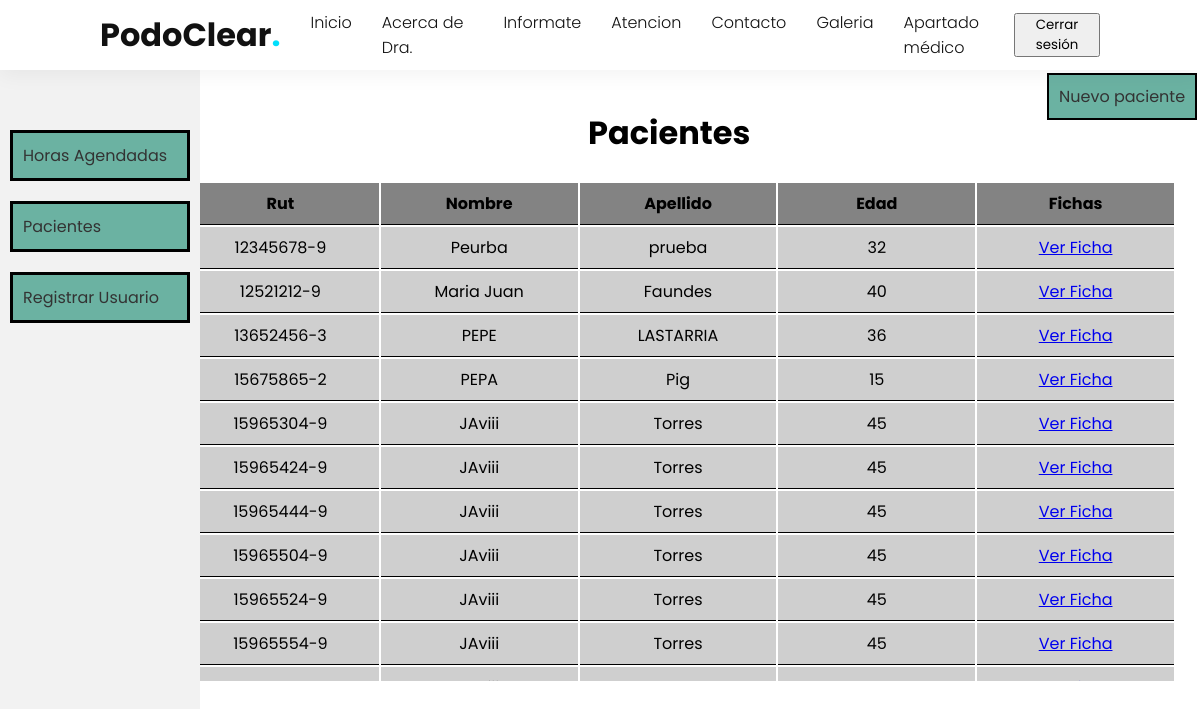
The app's page /pacientes.php (signed in) with its own data.
### tables this page shows
CREATE TABLE `pacientes` (
  `RUT` varchar(10) NOT NULL,
  `NOMBRE` varchar(10) NOT NULL,
  `APELLIDO` varchar(15) NOT NULL,
  `EDAD` int(2) NOT NULL,
  `ENF_BASE` varchar(20) NOT NULL,
  `TELEFONO` int(9) NOT NULL,
  `DIRECCION` varchar(60) NOT NULL,
  `EMAIL` varchar(40) NOT NULL,
  `PRO_REAL` varchar(1000) NOT NULL
);

### pacientes.php (the view, shortened to what this page needs)
<?php
include 'php/conexion_be.php';
?>
<!DOCTYPE html>
<html lang="en">
<head>
    <link rel="stylesheet" href="pacientes.css" type="text/css">
</head>
<body>
    <header class="sticky">
        <a href="#" class="logo">PodoClear<span>.</span></a>
        <ul class="navigation">
            <li><a href="index.php#banner" onclick="toggleMenu();">Inicio</a></li>
            <li><a href="index.php#acerca" onclick="toggleMenu();">Acerca de Dra.</a></li>
            <li><a href="informate.php" onclick="toggleMenu();">Informate</a></li>
            <li><a href="AgendarHora.php" onclick="toggleMenu();">Atencion</a></li>
            <li><a href="index.php#contacto" onclick="toggleMenu();">Contacto</a></li>
            <li><a href="Galeria.php" onclick="toggleMenu();">Galeria</a></li>
            <li>
                <?php if (isset($_SESSION['usuario'])) {
                    echo '<a href="vista_medica.php" onclick="toggleMenu();">Apartado médico</a>';
                }
                ?>
            </li>
        </ul>
        <div>
            <?php
            if (isset($_SESSION['usuario'])) {
                echo '<button onclick="cerrar_sesion()">Cerrar sesión</button>';
            } else {
                echo '<button onclick="iniciar_sesion()" >Iniciar sesión</button>';
            }
            ?>
        </div>
    </header>
    <div class="menu_lateral">
        <ul>
            <li><a href="horas_agendadas.php">Horas Agendadas</a></li>
            <li><a href="pacientes.php">Pacientes</a></li>
            <li><a href="registro.php">Registrar Usuario</a></li>
        </ul>
    </div>
    <div class="botones">
        <a href="nuevo_paciente.php" id="nuevo_paciente">Nuevo paciente</a>
        <h1 id="pacientes">Pacientes</h1>
    </div>
    <div class="table_container">
        <table id="tabla" class="tabla-formato">
            <thead>
                <th>Rut</th>
                <th>Nombre</th>
                <th>Apellido</th>
                <th>Edad</th>
                <th>Fichas</th>
            </thead>
            <tbody>
                <?php
                $consulta = "SELECT *  FROM pacientes";
                $resultado = mysqli_query($conexion, $consulta);
                while ($row = mysqli_fetch_assoc($resultado)) {
                    ?>
                    <tr>
                        <td id="rut_paciente">
                            <?php echo $row['RUT']; ?>
                        </td>
                        <td>
                            <?php echo $row['NOMBRE']; ?>
                        </td>
                        <td>
                            <?php echo $row['APELLIDO']; ?>
                        </td>
                        <td>
                            <?php echo $row['EDAD']; ?>
                        </td>
                        <td><a href="#" class="ver_ficha">Ver Ficha</a></td>
                    </tr>
                    <?php
                }
                ?>
            </tbody>
        </table>
    </div>
</body>
</html>

### pacientes.css (style rules this page uses)
* { margin: 0; padding: 0; box-sizing: border-box; font-family: 'Poppins', sans-serif; scroll-behavior: smooth; }
header { position: fixed; top: 0; left: 0; width: 100%; padding: 40px 100px; z-index: 10000; display: flex; justify-content: space-between; align-items: center; transition: 0.5s; }
header.sticky { background: #fff; padding: 10px 100px; box-shadow: 0 5px 20px rgba(0, 0, 0, 0.05); }
header .logo { color: #fff; font-weight: 700; font-size: 2em; text-decoration: none; }
header.sticky .logo { color: #111; }
header .logo span { color: #00dffc; }
header .navigation { position: relative; display: flex; margin: 0; }
header .navigation li { list-style: none; margin-left: 30px; }
header .navigation li a { text-decoration: none; color: #fff; font-weight: 300; }
header.sticky .navigation li a { color: #111; }
body { margin: 0; padding: 0; }
.menu_lateral { background-color: #f2f2f2; width: 200px; height: 100vh; position: fixed; padding-top: 10%; left: 0; top: 0; }
.menu_lateral ul { list-style-type: none; padding: 0; margin: 0; }
.menu_lateral li { padding: 10px; }
.menu_lateral li a { text-decoration: none; color: #333; display: block; border: 3px solid black; padding: 10px; background-color: #6BB2A2; }
table { width: 100%; margin-left: auto; margin-right: auto; table-layout: fixed; }
.tabla-formato { border-bottom: 1px solid; text-align: center; }
.tabla-formato th { background-color: #838383; padding: 8px; border-bottom: 1px solid #000000; }
.tabla-formato td { background-color: #cfcfcf; padding: 8px; border-bottom: 1px solid #000000; }
.table_container { max-height: 500px; max-width: 90%; overflow-y: auto; margin-top: 2%; margin-left: 15%; margin-right: 2%; }
#pacientes { margin-left: 40%; }
#nuevo_paciente { text-decoration: none; color: #333; border: 2px solid black; padding: 10px; background-color: #6BB2A2; margin-left: 85%; }
.botones { margin-top: 7%; margin-left: 15%; }

### records on screen
pacientes: RUT "12345678-9", NOMBRE "Peurba", APELLIDO "prueba", EDAD "32"
pacientes: RUT "12521212-9", NOMBRE "Maria Juan", APELLIDO "Faundes", EDAD "40"
pacientes: RUT "13652456-3", NOMBRE "PEPE", APELLIDO "LASTARRIA", EDAD "36"
pacientes: RUT "15675865-2", NOMBRE "PEPA", APELLIDO "Pig", EDAD "15"
pacientes: RUT "15965304-9", NOMBRE "JAviii", APELLIDO "Torres", EDAD "45"
pacientes: RUT "15965424-9", NOMBRE "JAviii", APELLIDO "Torres", EDAD "45"
pacientes: RUT "15965444-9", NOMBRE "JAviii", APELLIDO "Torres", EDAD "45"
pacientes: RUT "15965504-9", NOMBRE "JAviii", APELLIDO "Torres", EDAD "45"
pacientes: RUT "15965524-9", NOMBRE "JAviii", APELLIDO "Torres", EDAD "45"
pacientes: RUT "15965554-9", NOMBRE "JAviii", APELLIDO "Torres", EDAD "45"
